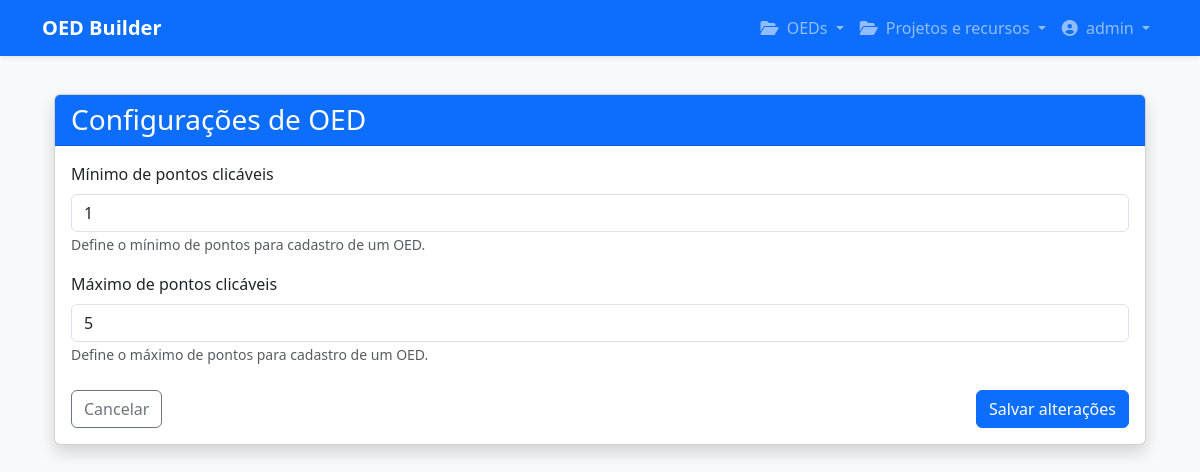
/configuracoes/oed/ (signed in), run on the app's committed database.
### usuarios/models.py (models this page shows, shortened)
class Usuario(AbstractUser):
    email = models.EmailField('E-mail', unique=True) # Torna o e-mail obrigatório e único
    aprovado = models.BooleanField('Aprovado pelo Coordenador', default=False)

### core/models.py (models this page shows, shortened)
class ConfiguracaoOED(models.Model):
    max_pontos_clicaveis = models.PositiveIntegerField(
        "Máximo de pontos clicáveis",
        default=5,
        help_text="Define o máximo de pontos para cadastro de um OED."
    )
    min_pontos_clicaveis = models.PositiveIntegerField(
        "Mínimo de pontos clicáveis",
        default=1,
        help_text="Define o mínimo de pontos para cadastro de um OED."
    )
    class Meta:
        verbose_name = "Configuração de OED"
        verbose_name_plural = "Configurações de OED"

### core/views.py (the view, shortened to what this page needs)
# urls.py: path('configuracoes/oed/', views.ConfiguracaoOEDUpdateView.as_view(), name='editar_config_oed'),
class ConfiguracaoOEDUpdateView(LoginRequiredMixin, UserPassesTestMixin, View):
    template_name = 'core/configuracao_oed_form.html'
    def test_func(self):
        return self.request.user.groups.filter(name='Coordenador').exists()
    def get(self, request):
        config, created = ConfiguracaoOED.objects.get_or_create(pk=1)
        form = ConfiguracaoOEDForm(instance=config)
        return render(request, self.template_name, {'form': form})

### core/forms.py
class ConfiguracaoOEDForm(forms.ModelForm):
    class Meta:
        model = ConfiguracaoOED
        fields = ['min_pontos_clicaveis', 'max_pontos_clicaveis']
        widgets = {
            'min_pontos_clicaveis': forms.NumberInput(attrs={'class': 'form-control'}),
            'max_pontos_clicaveis': forms.NumberInput(attrs={'class': 'form-control'}),
        }

### core/templates/core/configuracao_oed_form.html (shortened to what this page needs)
{% extends "base.html" %}
{% load django_bootstrap5 %}
{% block content %}
<div class="container mt-4">
    <div class="card shadow">
        <div class="card-header bg-primary text-white">
            <h3 class="mb-0">Configurações de OED</h3>
        </div>
        <div class="card-body">
            <form method="post">
                {% bootstrap_form form %}
                <div class="mt-4 d-flex justify-content-between">
                    <a href="{% url 'configuracoes' %}" class="btn btn-outline-secondary">Cancelar</a>
                    <button type="submit" class="btn btn-primary">Salvar alterações</button>
                </div>
            </form>
        </div>
    </div>
</div>
{% endblock %}

### core/templates/base.html (shortened to what this page needs)
{% load django_bootstrap5 %}
{% load static %}
<!DOCTYPE html>
<html lang="pt-br">
<head>
    {% bootstrap_css %}
    <link rel="stylesheet" href="{% static 'css/style.css' %}">
    <link rel="stylesheet" href="https://cdnjs.cloudflare.com/ajax/libs/font-awesome/6.5.1/css/all.min.css">
</head>
<body class="bg-light">
    <nav class="navbar navbar-expand-lg navbar-dark bg-primary fixed-top shadow-sm">
        <div class="container">
            <a class="navbar-brand fw-bold" href="{% url 'home' %}">OED Builder</a>
            <div class="collapse navbar-collapse" id="navbarNav">
                <ul class="navbar-nav ms-auto">
                    {% if request.user.is_authenticated %}
                    <li class="nav-item dropdown">
                        <a class="nav-link dropdown-toggle" href="#" id="navbarDropdownOeds" role="button"
                            data-bs-toggle="dropdown" aria-expanded="false">
                            <i class="fas fa-folder-open me-1"></i> OEDs
                        </a>
                    </li>
                    <li class="nav-item dropdown">
                        <a class="nav-link dropdown-toggle" href="#" id="navbarDropdownProjetos" role="button"
                            data-bs-toggle="dropdown" aria-expanded="false">
                            <i class="fas fa-folder-open me-1"></i> Projetos e recursos
                        </a>
                    </li>
                    <li class="nav-item dropdown">
                        <a class="nav-link dropdown-toggle" href="#" id="userDropdown" role="button"
                            data-bs-toggle="dropdown" aria-expanded="false">
                            <i class="fas fa-user-circle me-1"></i> {{ request.user.username }}
                        </a>
                    </li>
                    {% endif %}
                </ul>
            </div>
        </div>
    </nav>
    <main class="container">
        {% block content %}
        {% endblock %}
    </main>
</body>
</html>

### core/templates/base.html (style rules this page uses)
body { padding-top: 70px; }

### data on the page
Usuario: user.username "admin"
ConfiguracaoOED: min_pontos_clicaveis "1", max_pontos_clicaveis "5"
